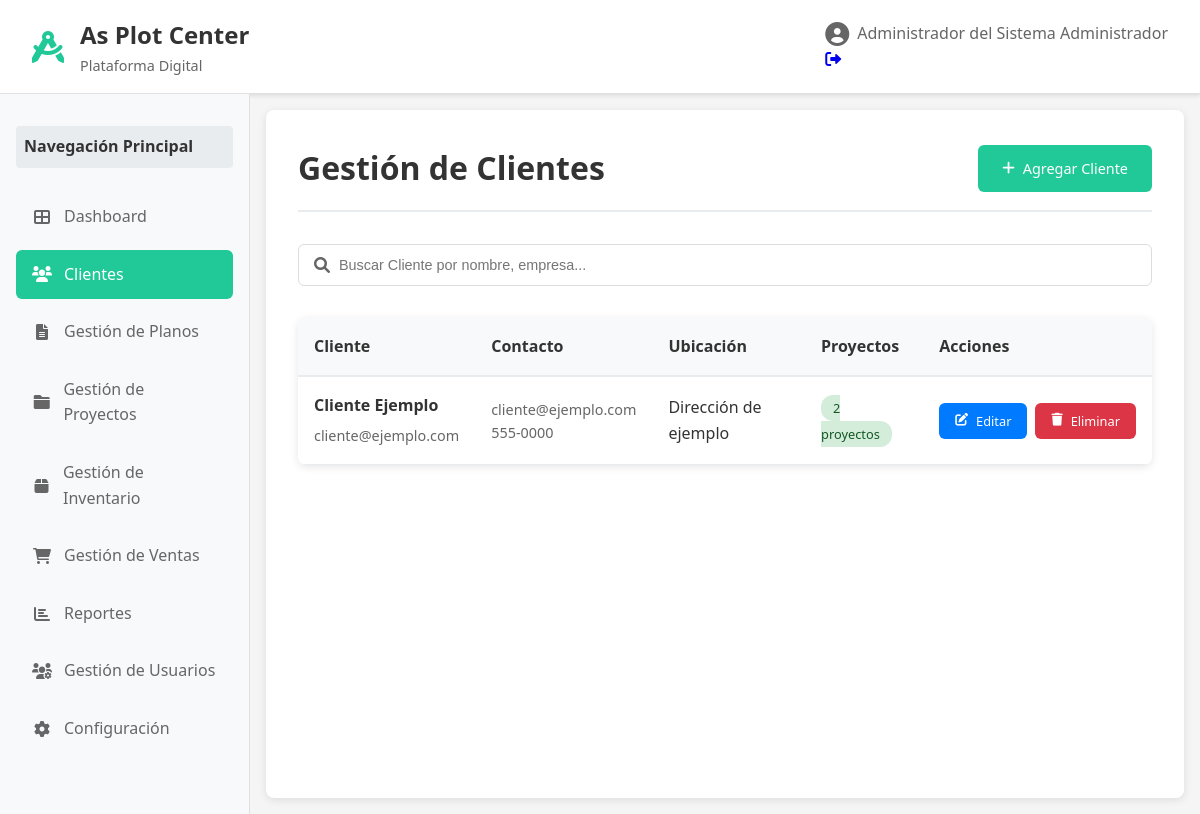
Screenshot of /clientes (signed in) with the database file from the repository.
### models.py (models this page shows, shortened)
class Usuario(UserMixin, db.Model):
    __tablename__ = 'usuarios'
    id_usuario = db.Column(db.Integer, primary_key=True)
    nombre_usuario = db.Column(db.String(50), unique=True, nullable=False)
    contraseña = db.Column(db.String(255), nullable=False)
    email = db.Column(db.String(100), unique=True, nullable=False)
    rol = db.Column(db.String(20), default='laboral', nullable=False)
    nombre_completo = db.Column(db.String(100))
    telefono = db.Column(db.String(20))
    direccion = db.Column(db.Text)
    activo = db.Column(db.Boolean, default=True)
    fecha_creacion = db.Column(db.DateTime, default=datetime.utcnow)
    planos = db.relationship('Plano', backref='usuario', lazy=True)
    ventas = db.relationship('Venta', backref='usuario', lazy=True)
    @property
    def es_administrador(self):
        return self.rol == 'administrador'

class Cliente(db.Model):
    __tablename__ = 'clientes'
    id_cliente = db.Column(db.Integer, primary_key=True)
    nombre = db.Column(db.String(50), nullable=False)
    apellido = db.Column(db.String(50), nullable=False)
    email = db.Column(db.String(100), unique=True, nullable=False)
    telefono = db.Column(db.String(20), nullable=False)
    direccion = db.Column(db.Text, nullable=False)
    proyectos = db.relationship('Proyecto', backref='cliente', lazy=True)
    ventas = db.relationship('Venta', backref='cliente', lazy=True)
    @property
    def nombre_completo(self):
        return f"{self.nombre} {self.apellido}"

### app.py (the view)
    @app.route('/clientes')
    @login_required
    def clientes():
        search = request.args.get('search', '')
        if search:
            clientes = Cliente.query.filter(
                db.or_(
                    Cliente.nombre.contains(search),
                    Cliente.apellido.contains(search),
                    Cliente.email.contains(search)
                )
            ).all()
        else:
            clientes = Cliente.query.all()
        return render_template('clientes.html', clientes=clientes, search=search)

### templates/clientes.html (shortened to what this page needs)
{% extends "layout.html" %}
{% block content %}
<div class="page-header">
    <h1>Gestión de Clientes</h1>
    <a href="{{ url_for('crear_cliente') }}" class="btn btn-primary">
        <i class="fas fa-plus"></i>
        Agregar Cliente
    </a>
</div>
<div class="search-section">
    <form method="GET" class="search-form">
        <div class="search-input">
            <i class="fas fa-search"></i>
            <input type="text" name="search" placeholder="Buscar Cliente por nombre, empresa..." value="{{ search }}">
        </div>
    </form>
</div>
<div class="table-container">
    <table class="data-table">
        <thead>
            <tr>
                <th>Cliente</th>
                <th>Contacto</th>
                <th>Ubicación</th>
                <th>Proyectos</th>
                <th>Acciones</th>
            </tr>
        </thead>
        <tbody>
            {% for cliente in clientes %}
            <tr>
                <td>
                    <div class="client-info">
                        <strong>{{ cliente.nombre_completo }}</strong>
                        <span>{{ cliente.email }}</span>
                    </div>
                </td>
                <td>
                    <div class="contact-info">
                        <span>{{ cliente.email }}</span>
                        <span>{{ cliente.telefono }}</span>
                    </div>
                </td>
                <td>{{ cliente.direccion }}</td>
                <td>
                    <span class="badge badge-green">{{ cliente.proyectos|length }} proyectos</span>
                </td>
                <td>
                    <div class="action-buttons">
                        <a href="{{ url_for('editar_cliente', id=cliente.id_cliente) }}" class="btn btn-sm btn-blue">
                            <i class="fas fa-edit"></i>
                            Editar
                        </a>
                        <a href="{{ url_for('eliminar_cliente', id=cliente.id_cliente) }}"
                           class="btn btn-sm btn-red"
                           onclick="return confirm('¿Estás seguro de que quieres eliminar este cliente?')">
                            <i class="fas fa-trash"></i>
                            Eliminar
                        </a>
                    </div>
                </td>
            </tr>
            {% endfor %}
        </tbody>
    </table>
</div>
{% endblock %}

### templates/layout.html (shortened to what this page needs)
<!DOCTYPE html>
<html lang="es">
<head>
    <link rel="stylesheet" href="{{ url_for('static', filename='css/style.css') }}">
    <link href="https://cdnjs.cloudflare.com/ajax/libs/font-awesome/6.0.0/css/all.min.css" rel="stylesheet">
</head>
<body>
    <div class="app-container">
        <header class="header">
            <div class="header-left">
                <div class="logo">
                    <i class="fas fa-drafting-compass"></i>
                    <div class="logo-text">
                        <h1>As Plot Center</h1>
                        <p>Plataforma Digital</p>
                    </div>
                </div>
            </div>
            <div class="header-right">
                <div class="user-info">
                    <i class="fas fa-user-circle"></i>
                    <div class="user-details">
                        <span class="user-name">{{ current_user.nombre_completo or current_user.nombre_usuario }}</span>
                        <span class="user-role">{{ current_user.rol.title() }}</span>
                    </div>
                </div>
                <a href="{{ url_for('logout') }}" class="btn-logout" title="Cerrar Sesión">
                    <i class="fas fa-sign-out-alt"></i>
                </a>
            </div>
        </header>
        <div class="main-content">
            <nav class="sidebar">
                <h3>Navegación Principal</h3>
                <ul class="nav-menu">
                    <li class="nav-item {% if request.endpoint == 'dashboard' %}active{% endif %}">
                        <a href="{{ url_for('dashboard') }}">
                            <i class="fas fa-th-large"></i>
                            Dashboard
                        </a>
                    </li>
                    <li class="nav-item {% if request.endpoint == 'clientes' %}active{% endif %}">
                        <a href="{{ url_for('clientes') }}">
                            <i class="fas fa-users"></i>
                            Clientes
                        </a>
                    </li>
                    <li class="nav-item {% if request.endpoint == 'planos' %}active{% endif %}">
                        <a href="{{ url_for('planos') }}">
                            <i class="fas fa-file-alt"></i>
                            Gestión de Planos
                        </a>
                    </li>
                    <li class="nav-item {% if request.endpoint == 'proyectos' %}active{% endif %}">
                        <a href="{{ url_for('proyectos') }}">
                            <i class="fas fa-folder"></i>
                            Gestión de Proyectos
                        </a>
                    </li>
                    <li class="nav-item {% if request.endpoint in ['inventario', 'materiales'] %}active{% endif %}">
                        <a href="{{ url_for('inventario') }}">
                            <i class="fas fa-box"></i>
                            Gestión de Inventario
                        </a>
                    </li>
                    <li class="nav-item {% if request.endpoint == 'ventas' %}active{% endif %}">
                        <a href="{{ url_for('ventas') }}">
                            <i class="fas fa-shopping-cart"></i>
                            Gestión de Ventas
                        </a>
                    </li>
                    <li class="nav-item {% if request.endpoint == 'reportes' %}active{% endif %}">
                        <a href="{{ url_for('reportes') }}">
                            <i class="fas fa-chart-bar"></i>
                            Reportes
                        </a>
                    </li>
                    {% if current_user.es_administrador %}
                    <li class="nav-item {% if request.endpoint == 'usuarios' %}active{% endif %}">
                        <a href="{{ url_for('usuarios') }}">
                            <i class="fas fa-users-cog"></i>
                            Gestión de Usuarios
                        </a>
                    </li>
                    {% endif %}
                    <li class="nav-item {% if request.endpoint == 'configuracion' %}active{% endif %}">
                        <a href="{{ url_for('configuracion') }}">
                            <i class="fas fa-cog"></i>
                            Configuración
                        </a>
                    </li>
                </ul>
            </nav>
            <main class="content">
                {% block content %}{% endblock %}
            </main>
        </div>
    </div>
</body>
</html>

### static/css/style.css (style rules this page uses)
* { margin: 0; padding: 0; box-sizing: border-box; }
body { font-family: 'Segoe UI', Tahoma, Geneva, Verdana, sans-serif; background-color: #f5f5f5; color: #333; line-height: 1.6; }
.app-container { display: flex; flex-direction: column; min-height: 100vh; }
.header { background: white; border-bottom: 1px solid #e0e0e0; padding: 1rem 2rem; display: flex; justify-content: space-between; align-items: center; box-shadow: 0 2px 4px rgba(0,0,0,0.1); }
.header-left .logo { display: flex; align-items: center; gap: 1rem; }
.header-left .logo i { font-size: 2rem; color: #20c997; }
.logo-text h1 { font-size: 1.5rem; font-weight: bold; color: #333; }
.logo-text p { font-size: 0.9rem; color: #666; margin: 0; }
.header-right .user-info { display: flex; align-items: center; gap: 0.5rem; color: #666; }
.header-right .user-info i { font-size: 1.5rem; }
.main-content { display: flex; flex: 1; }
.sidebar { width: 250px; background: #f8f9fa; border-right: 1px solid #e0e0e0; padding: 2rem 1rem; min-height: calc(100vh - 80px); }
.sidebar h3 { font-size: 1rem; font-weight: bold; color: #333; margin-bottom: 1.5rem; padding: 0.5rem; background: #e9ecef; border-radius: 4px; }
.nav-menu { list-style: none; }
.nav-item { margin-bottom: 0.5rem; }
.nav-item a { display: flex; align-items: center; gap: 0.75rem; padding: 0.75rem 1rem; color: #666; text-decoration: none; border-radius: 6px; transition: all 0.3s ease; }
.nav-item.active a { background: #20c997; color: white; }
.nav-item i { width: 20px; text-align: center; }
.content { flex: 1; padding: 2rem; background: white; margin: 1rem; border-radius: 8px; box-shadow: 0 2px 8px rgba(0,0,0,0.1); }
.page-header { display: flex; justify-content: space-between; align-items: center; margin-bottom: 2rem; padding-bottom: 1rem; border-bottom: 2px solid #e9ecef; }
.page-header h1 { font-size: 2rem; font-weight: bold; color: #333; }
.btn { display: inline-flex; align-items: center; gap: 0.5rem; padding: 0.75rem 1.5rem; border: none; border-radius: 6px; font-size: 0.9rem; font-weight: 500; text-decoration: none; cursor: pointer; transition: all 0.3s ease; }
.btn-primary { background: #20c997; color: white; }
.btn-blue { background: #007bff; color: white; }
.btn-red { background: #dc3545; color: white; }
.btn-sm { padding: 0.5rem 1rem; font-size: 0.8rem; }
.table-container { background: white; border-radius: 8px; overflow: hidden; box-shadow: 0 2px 8px rgba(0,0,0,0.1); }
.data-table { width: 100%; border-collapse: collapse; }
.data-table th { background: #f8f9fa; padding: 1rem; text-align: left; font-weight: 600; color: #333; border-bottom: 2px solid #e9ecef; }
.data-table td { padding: 1rem; border-bottom: 1px solid #e9ecef; }
.client-info strong { display: block; color: #333; margin-bottom: 0.25rem; }
.client-info span { font-size: 0.9rem; color: #666; }
.contact-info span { display: block; font-size: 0.9rem; color: #666; }
.action-buttons { display: flex; gap: 0.5rem; }
.badge { padding: 0.25rem 0.75rem; border-radius: 12px; font-size: 0.8rem; font-weight: 500; }
.badge-green { background: #d4edda; color: #155724; }
.search-section { margin-bottom: 2rem; }
.search-form { display: flex; gap: 1rem; align-items: center; }
.search-input { position: relative; flex: 1; }
.search-input i { position: absolute; left: 1rem; top: 50%; transform: translateY(-50%); color: #666; }
.search-input input { width: 100%; padding: 0.75rem 1rem 0.75rem 2.5rem; border: 1px solid #ddd; border-radius: 6px; font-size: 0.9rem; }

### rows the page displays
Usuario: nombre_completo "Administrador del Sistema", rol "Administrador"
Cliente: nombre_completo "Cliente Ejemplo", email "cliente@ejemplo.com", telefono "555-0000", direccion "Dirección de ejemplo", proyectos|length "2"
